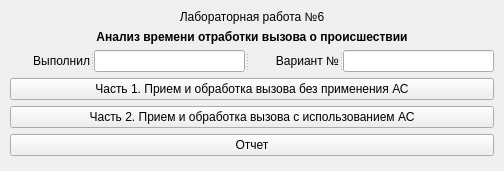
<?xml version="1.0" encoding="UTF-8"?>
<ui version="4.0">
 <class>MainWindow</class>
 <widget class="QMainWindow" name="MainWindow">
  <property name="geometry">
   <rect>
    <x>0</x>
    <y>0</y>
    <width>504</width>
    <height>171</height>
   </rect>
  </property>
  <property name="windowTitle">
   <string>Лабораторная работа № 6</string>
  </property>
  <widget class="QWidget" name="centralwidget">
   <layout class="QVBoxLayout" name="verticalLayout_2">
    <item>
     <layout class="QVBoxLayout" name="verticalLayout" stretch="0,0,0,0,0,1,0">
      <property name="margin">
       <number>1</number>
      </property>
      <item>
       <widget class="QLabel" name="label">
        <property name="text">
         <string>Лабораторная работа №6</string>
        </property>
        <property name="alignment">
         <set>Qt::AlignCenter</set>
        </property>
       </widget>
      </item>
      <item>
       <widget class="QLabel" name="label_2">
        <property name="font">
         <font>
          <pointsize>9</pointsize>
          <weight>75</weight>
          <bold>true</bold>
         </font>
        </property>
        <property name="text">
         <string>Анализ времени отработки вызова о происшествии</string>
        </property>
        <property name="alignment">
         <set>Qt::AlignCenter</set>
        </property>
       </widget>
      </item>
      <item>
       <widget class="QSplitter" name="splitter_3">
        <property name="orientation">
         <enum>Qt::Horizontal</enum>
        </property>
        <widget class="QSplitter" name="splitter">
         <property name="orientation">
          <enum>Qt::Horizontal</enum>
         </property>
         <widget class="QLabel" name="label_3">
          <property name="lineWidth">
           <number>1</number>
          </property>
          <property name="text">
           <string>Выполнил</string>
          </property>
          <property name="alignment">
           <set>Qt::AlignRight|Qt::AlignTrailing|Qt::AlignVCenter</set>
          </property>
         </widget>
         <widget class="QLineEdit" name="le_fio">
          <property name="alignment">
           <set>Qt::AlignCenter</set>
          </property>
         </widget>
        </widget>
        <widget class="QSplitter" name="splitter_2">
         <property name="orientation">
          <enum>Qt::Horizontal</enum>
         </property>
         <widget class="QLabel" name="label_4">
          <property name="text">
           <string>Вариант №</string>
          </property>
          <property name="alignment">
           <set>Qt::AlignRight|Qt::AlignTrailing|Qt::AlignVCenter</set>
          </property>
         </widget>
         <widget class="QLineEdit" name="le_variant">
          <property name="layoutDirection">
           <enum>Qt::RightToLeft</enum>
          </property>
          <property name="alignment">
           <set>Qt::AlignCenter</set>
          </property>
         </widget>
        </widget>
       </widget>
      </item>
      <item>
       <widget class="QPushButton" name="pb_bezAS">
        <property name="text">
         <string>Часть 1. Прием и обработка вызова без применения АС</string>
        </property>
       </widget>
      </item>
      <item>
       <widget class="QPushButton" name="pb_sAS">
        <property name="text">
         <string>Часть 2. Прием и обработка вызова с использованием АС</string>
        </property>
       </widget>
      </item>
      <item>
       <widget class="QPushButton" name="pb_otchet">
        <property name="text">
         <string>Отчет</string>
        </property>
       </widget>
      </item>
      <item>
       <spacer name="verticalSpacer">
        <property name="orientation">
         <enum>Qt::Vertical</enum>
        </property>
        <property name="sizeHint" stdset="0">
         <size>
          <width>20</width>
          <height>40</height>
         </size>
        </property>
       </spacer>
      </item>
     </layout>
    </item>
   </layout>
  </widget>
 </widget>
 <resources/>
 <connections/>
</ui>
